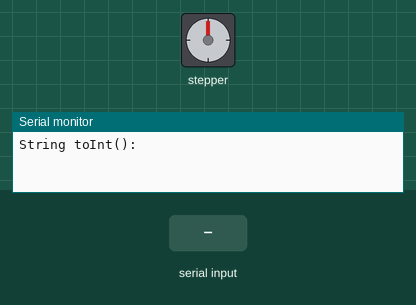
Recording of a sketch running on a simulated Arduino Uno, built with avr-gcc and run on an emulated ATmega328P. On the bench: stepper motor, the last lines printed to the serial monitor. Inputs (shaded band) come from the test bench. Stepper angles assume 200 steps per turn.

Above: at 1.2 s.
1.3 s: "90,45,200\n" received over Serial
At 1.75 s:
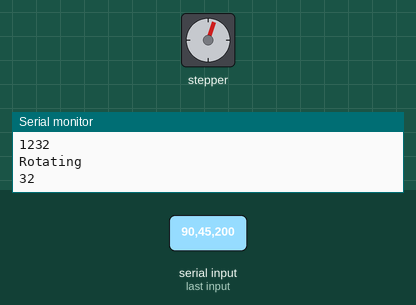
At 3.0 s:
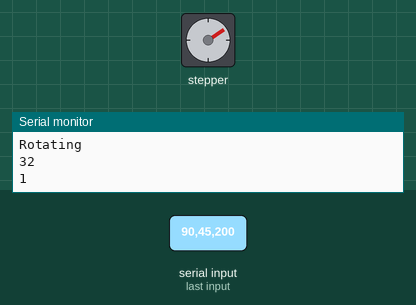
3.7 s: "30,150,10\n" received over Serial
At 13.5 s:
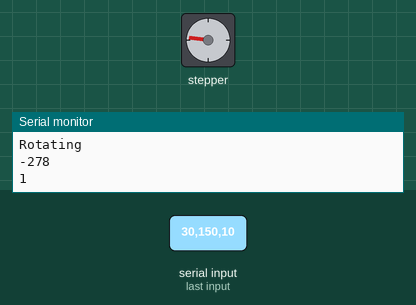
Timing chart, 0 to 15.0 s (numbered marks = the images above; inputs shaded):
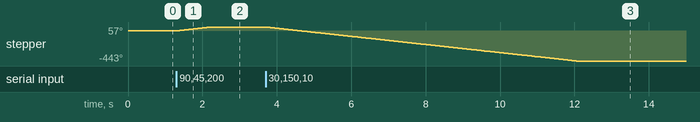

Measured:
- after the input at 1.3 s, stepper: turns 57° clockwise in 0.93 s, starting at once
- after the input at 3.7 s, stepper: turns 500° counter-clockwise in 8.4 s, starting at once

The sketch:

serial_conv.ino
```cpp
#include <Stepper.h>

const int stepsPerRevolution = 200;  // change this to fit the number of steps per revolution
// for your motor
int angle = 0;
int newAngle;
int steps;
int a;
int deg;
int rev;
String inString = "";    // string to hold input
int inChar;
// initialize the stepper library on pins 8 through 11:
Stepper myStepper(stepsPerRevolution, 8, 9, 10, 11);

void setup() {
  myStepper.setSpeed(10);
  // Open serial communications and wait for port to open:
  Serial.begin(115200);
  while (!Serial) {
    ; // wait for serial port to connect. Needed for native USB port only
  }

  // send an intro:
  Serial.println("\n\nString toInt():");
  Serial.println();
}

void loop() {
  // Read serial input:
  while (Serial.available() > 0) {
    inChar = Serial.read();
    if (isDigit(inChar)) {
      // convert the incoming byte to a char and add it to the string:
      inString += (char)inChar;
    }
    // if you get a newline, print the string, then the string's value:
    if (inChar == '\n') {
      Serial.print("Value:");
      Serial.println(inString.toInt());
      Serial.print("String: ");
      Serial.println(inString);
    }
  }
  if (inString != "") {
    if (inChar == '\n') {
      newAngle = inString.toInt();
      Serial.println (newAngle);

      //works with 200 steps to a revolution
      a = newAngle - angle;
      //deg = ((a + 180) % 360) - 180;
      rev = ((a + 100) % 200) - 100;
      //rev = deg / 1.8;
      angle = newAngle;

      // step one revolution  in one direction:
      Serial.println("Rotating");
      Serial.println(rev);
      myStepper.step(rev);
      delay(500);

      Serial.println(1);
      delay(50);
      // clear the string for new input:
      inString = "";
    }
  }
}
```
